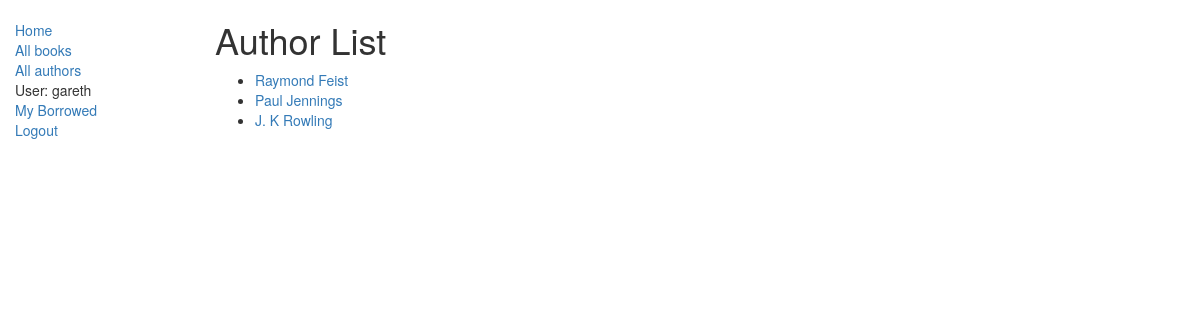
The app's page /catalog/authors/ (signed in) with its own data.
### catalog/models.py (models this page shows, shortened)
class Author(models.Model):
    first_name = models.CharField(max_length=100)
    last_name = models.CharField(max_length=100)
    date_of_birth = models.DateField(null=True, blank=True)
    date_of_death = models.DateField('died', null=True, blank=True)
    class Meta:
        ordering = ["last_name", "first_name"]
    def get_absolute_url(self):
        return reverse('author-detail', args=[str(self.id)])

### catalog/views.py (the view)
# urls.py: path('authors/', views.AuthorListView.as_view(), name='authors'),
class AuthorListView(generic.ListView):
    model = Author

### catalog/templates/catalog/author_list.html
{% extends 'base_generic.html' %}
{% block content %}
    <h1>Author List</h1>
    {% if author_list %}
        <ul>
            {% for author in author_list %}
                <li>
                    <a href="{{ author.get_absolute_url }}">{{ author.first_name }} {{ author.last_name }}</a>
                </li>
            {% endfor %}
        </ul>
    {% endif %}
{% endblock %}

### catalog/templates/base_generic.html (shortened to what this page needs)
<!DOCTYPE html>
<html lang="en">
<head>
  <link rel="stylesheet" href="https://maxcdn.bootstrapcdn.com/bootstrap/3.3.7/css/bootstrap.min.css">
  {% load static %}
  <link rel="stylesheet" href="{% static 'css/styles.css' %}">
</head>
<body>
  <div class="container-fluid">
    <div class="row">
      <div class="col-sm-2">
      {% block sidebar %}
      <ul class="sidebar-nav">
          <li><a href="{% url 'index' %}">Home</a></li>
          <li><a href="{% url 'books' %}">All books</a></li>
          <li><a href="{% url 'authors' %}">All authors</a></li>
          {% if user.is_authenticated %}
            <li>User: {{ user.get_username }}</li>
            <li><a href="{% url 'my-borrowed' %}">My Borrowed</a></li>
            <li><a href="{% url 'logout' %}?next={{request.path}}">Logout</a></li>
          {% else %}
            <li><a href="{% url 'login' %}?next={{request.path}}">Login</a></li>
          {% endif %}
      </ul>
     {% endblock %}
      </div>
      <div class="col-sm-10 ">
      {% block content %}{% endblock %}
      </div>
    </div>
  </div>
</body>
</html>

### catalog/static/css/styles.css (style rules this page uses)
.sidebar-nav { margin-top: 20px; padding: 0; list-style: none; }

### records on screen
Author: first_name "Raymond", last_name "Feist"
Author: first_name "Paul", last_name "Jennings"
Author: first_name "J. K", last_name "Rowling"

### other values on screen
{{ user.get_username }} "gareth"
